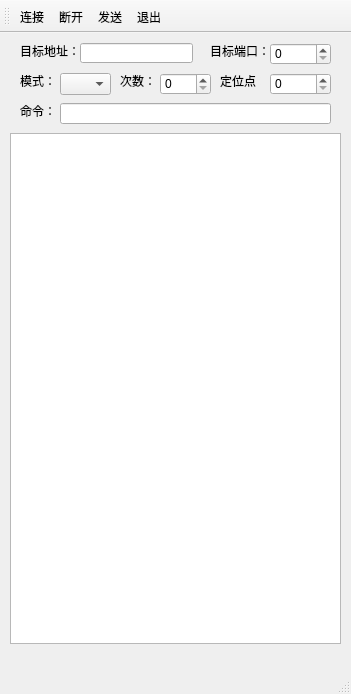
<?xml version="1.0" encoding="UTF-8"?>
<ui version="4.0">
 <class>MainWindow</class>
 <widget class="QMainWindow" name="MainWindow">
  <property name="geometry">
   <rect>
    <x>0</x>
    <y>0</y>
    <width>351</width>
    <height>694</height>
   </rect>
  </property>
  <property name="sizePolicy">
   <sizepolicy hsizetype="Fixed" vsizetype="Fixed">
    <horstretch>0</horstretch>
    <verstretch>0</verstretch>
   </sizepolicy>
  </property>
  <property name="minimumSize">
   <size>
    <width>351</width>
    <height>694</height>
   </size>
  </property>
  <property name="maximumSize">
   <size>
    <width>351</width>
    <height>694</height>
   </size>
  </property>
  <property name="windowTitle">
   <string>AGV</string>
  </property>
  <property name="windowIcon">
   <iconset resource="resource.qrc">
    <normaloff>:/image/resource/image/mainicon.png</normaloff>:/image/resource/image/mainicon.png</iconset>
  </property>
  <widget class="QWidget" name="centralWidget">
   <widget class="QPlainTextEdit" name="plainTextEditLocalHistory">
    <property name="geometry">
     <rect>
      <x>10</x>
      <y>100</y>
      <width>331</width>
      <height>511</height>
     </rect>
    </property>
    <property name="sizePolicy">
     <sizepolicy hsizetype="Fixed" vsizetype="Fixed">
      <horstretch>0</horstretch>
      <verstretch>0</verstretch>
     </sizepolicy>
    </property>
    <property name="minimumSize">
     <size>
      <width>331</width>
      <height>511</height>
     </size>
    </property>
    <property name="maximumSize">
     <size>
      <width>331</width>
      <height>511</height>
     </size>
    </property>
   </widget>
   <widget class="QLabel" name="labelTarAddr">
    <property name="geometry">
     <rect>
      <x>20</x>
      <y>10</y>
      <width>61</width>
      <height>16</height>
     </rect>
    </property>
    <property name="text">
     <string>目标地址：</string>
    </property>
   </widget>
   <widget class="QLineEdit" name="lineEditTarAddr">
    <property name="geometry">
     <rect>
      <x>80</x>
      <y>10</y>
      <width>113</width>
      <height>20</height>
     </rect>
    </property>
   </widget>
   <widget class="QLabel" name="labelTarPort">
    <property name="geometry">
     <rect>
      <x>210</x>
      <y>10</y>
      <width>61</width>
      <height>16</height>
     </rect>
    </property>
    <property name="text">
     <string>目标端口：</string>
    </property>
   </widget>
   <widget class="QSpinBox" name="spinBoxTarPort">
    <property name="geometry">
     <rect>
      <x>270</x>
      <y>10</y>
      <width>61</width>
      <height>22</height>
     </rect>
    </property>
    <property name="maximum">
     <number>9999</number>
    </property>
   </widget>
   <widget class="QLineEdit" name="lineEditCommand">
    <property name="geometry">
     <rect>
      <x>60</x>
      <y>70</y>
      <width>271</width>
      <height>21</height>
     </rect>
    </property>
   </widget>
   <widget class="QLabel" name="labelMode">
    <property name="geometry">
     <rect>
      <x>20</x>
      <y>40</y>
      <width>31</width>
      <height>16</height>
     </rect>
    </property>
    <property name="text">
     <string>模式：</string>
    </property>
   </widget>
   <widget class="QComboBox" name="comboBoxCommand">
    <property name="geometry">
     <rect>
      <x>60</x>
      <y>40</y>
      <width>51</width>
      <height>22</height>
     </rect>
    </property>
   </widget>
   <widget class="QSpinBox" name="spinBoxCount">
    <property name="geometry">
     <rect>
      <x>160</x>
      <y>40</y>
      <width>51</width>
      <height>22</height>
     </rect>
    </property>
   </widget>
   <widget class="QSpinBox" name="spinBoxLocatedPoint">
    <property name="geometry">
     <rect>
      <x>270</x>
      <y>40</y>
      <width>61</width>
      <height>22</height>
     </rect>
    </property>
   </widget>
   <widget class="QLabel" name="labelCount">
    <property name="geometry">
     <rect>
      <x>120</x>
      <y>40</y>
      <width>31</width>
      <height>16</height>
     </rect>
    </property>
    <property name="text">
     <string>次数：</string>
    </property>
   </widget>
   <widget class="QLabel" name="labelLocatedPoint">
    <property name="geometry">
     <rect>
      <x>220</x>
      <y>40</y>
      <width>41</width>
      <height>16</height>
     </rect>
    </property>
    <property name="text">
     <string>定位点：</string>
    </property>
   </widget>
   <widget class="QLabel" name="labelCommand">
    <property name="geometry">
     <rect>
      <x>20</x>
      <y>70</y>
      <width>31</width>
      <height>16</height>
     </rect>
    </property>
    <property name="text">
     <string>命令：</string>
    </property>
   </widget>
  </widget>
  <widget class="QMenuBar" name="menuBar">
   <property name="geometry">
    <rect>
     <x>0</x>
     <y>0</y>
     <width>351</width>
     <height>22</height>
    </rect>
   </property>
  </widget>
  <widget class="QToolBar" name="mainToolBar">
   <attribute name="toolBarArea">
    <enum>TopToolBarArea</enum>
   </attribute>
   <attribute name="toolBarBreak">
    <bool>false</bool>
   </attribute>
   <addaction name="actConnect"/>
   <addaction name="actDisconnect"/>
   <addaction name="actSend"/>
   <addaction name="actQuit"/>
  </widget>
  <widget class="QStatusBar" name="statusBar"/>
  <action name="actConnect">
   <property name="icon">
    <iconset resource="resource.qrc">
     <normaloff>:/image/resource/image/connect.png</normaloff>:/image/resource/image/connect.png</iconset>
   </property>
   <property name="text">
    <string>连接</string>
   </property>
   <property name="toolTip">
    <string>连接</string>
   </property>
  </action>
  <action name="actDisconnect">
   <property name="icon">
    <iconset resource="resource.qrc">
     <normaloff>:/image/resource/image/disconnect.png</normaloff>:/image/resource/image/disconnect.png</iconset>
   </property>
   <property name="text">
    <string>断开</string>
   </property>
   <property name="toolTip">
    <string>断开</string>
   </property>
  </action>
  <action name="actSend">
   <property name="icon">
    <iconset resource="resource.qrc">
     <normaloff>:/image/resource/image/send.png</normaloff>:/image/resource/image/send.png</iconset>
   </property>
   <property name="text">
    <string>发送</string>
   </property>
   <property name="toolTip">
    <string>发送</string>
   </property>
  </action>
  <action name="actQuit">
   <property name="icon">
    <iconset resource="resource.qrc">
     <normaloff>:/image/resource/image/quit.png</normaloff>:/image/resource/image/quit.png</iconset>
   </property>
   <property name="text">
    <string>退出</string>
   </property>
   <property name="toolTip">
    <string>退出</string>
   </property>
  </action>
 </widget>
 <layoutdefault spacing="6" margin="11"/>
 <resources>
  <include location="resource.qrc"/>
 </resources>
 <connections/>
</ui>
